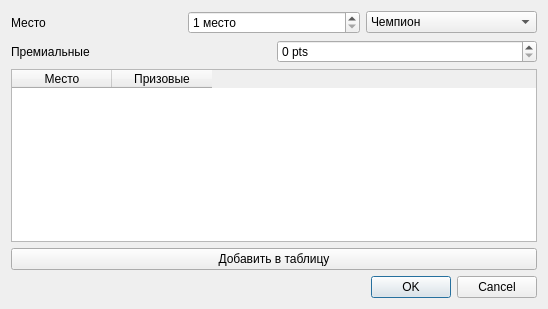
<?xml version="1.0" encoding="UTF-8"?>
<ui version="4.0">
 <class>BonusMap</class>
 <widget class="QDialog" name="BonusMap">
  <property name="geometry">
   <rect>
    <x>0</x>
    <y>0</y>
    <width>548</width>
    <height>309</height>
   </rect>
  </property>
  <property name="windowTitle">
   <string>Бонусы</string>
  </property>
  <layout class="QVBoxLayout" name="verticalLayout">
   <item>
    <layout class="QHBoxLayout" name="horizontalLayout">
     <item>
      <widget class="QLabel" name="label">
       <property name="text">
        <string>Место</string>
       </property>
      </widget>
     </item>
     <item>
      <widget class="QSpinBox" name="sbRank">
       <property name="suffix">
        <string> место</string>
       </property>
       <property name="minimum">
        <number>1</number>
       </property>
      </widget>
     </item>
     <item>
      <widget class="QComboBox" name="cbCup">
       <item>
        <property name="text">
         <string>Чемпион</string>
        </property>
       </item>
       <item>
        <property name="text">
         <string>Финал</string>
        </property>
       </item>
       <item>
        <property name="text">
         <string>Полуфинал</string>
        </property>
       </item>
       <item>
        <property name="text">
         <string>Четвертьфинал</string>
        </property>
       </item>
      </widget>
     </item>
    </layout>
   </item>
   <item>
    <layout class="QHBoxLayout" name="horizontalLayout_2">
     <item>
      <widget class="QLabel" name="label_2">
       <property name="text">
        <string>Премиальные</string>
       </property>
      </widget>
     </item>
     <item>
      <widget class="QSpinBox" name="sbBonus">
       <property name="suffix">
        <string> pts</string>
       </property>
       <property name="maximum">
        <number>5000</number>
       </property>
      </widget>
     </item>
    </layout>
   </item>
   <item>
    <widget class="QTableWidget" name="tableWidget">
     <column>
      <property name="text">
       <string>Место</string>
      </property>
     </column>
     <column>
      <property name="text">
       <string>Призовые</string>
      </property>
     </column>
    </widget>
   </item>
   <item>
    <widget class="QPushButton" name="pushButton">
     <property name="text">
      <string>Добавить в таблицу</string>
     </property>
    </widget>
   </item>
   <item>
    <widget class="QDialogButtonBox" name="buttonBox">
     <property name="orientation">
      <enum>Qt::Horizontal</enum>
     </property>
     <property name="standardButtons">
      <set>QDialogButtonBox::Cancel|QDialogButtonBox::Ok</set>
     </property>
    </widget>
   </item>
  </layout>
 </widget>
 <resources/>
 <connections>
  <connection>
   <sender>buttonBox</sender>
   <signal>accepted()</signal>
   <receiver>BonusMap</receiver>
   <slot>accept()</slot>
   <hints>
    <hint type="sourcelabel">
     <x>248</x>
     <y>254</y>
    </hint>
    <hint type="destinationlabel">
     <x>157</x>
     <y>274</y>
    </hint>
   </hints>
  </connection>
  <connection>
   <sender>buttonBox</sender>
   <signal>rejected()</signal>
   <receiver>BonusMap</receiver>
   <slot>reject()</slot>
   <hints>
    <hint type="sourcelabel">
     <x>316</x>
     <y>260</y>
    </hint>
    <hint type="destinationlabel">
     <x>286</x>
     <y>274</y>
    </hint>
   </hints>
  </connection>
 </connections>
</ui>
